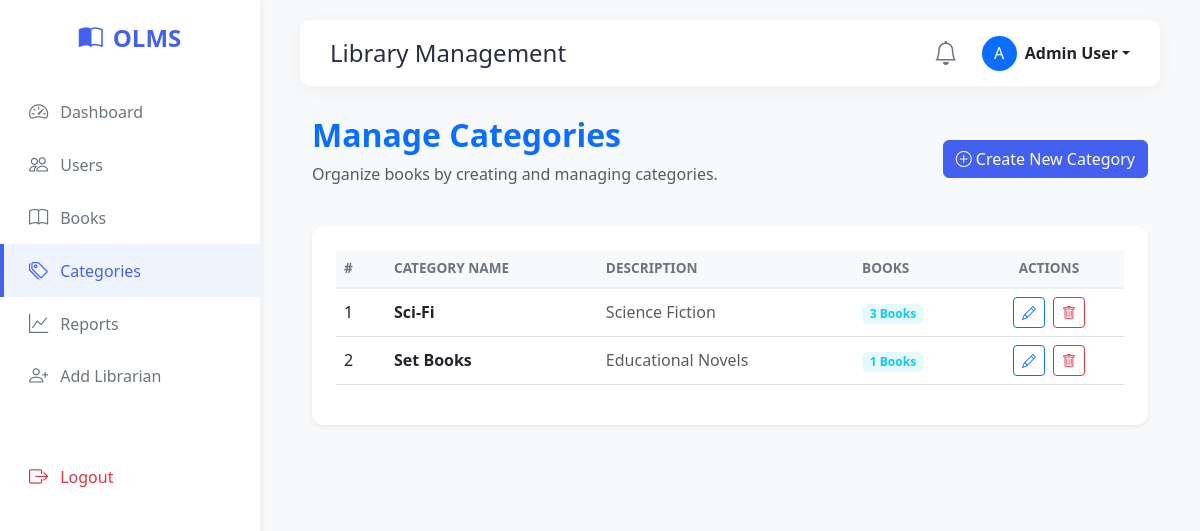
Before: /manage_categories.php (signed in) with the older database file.
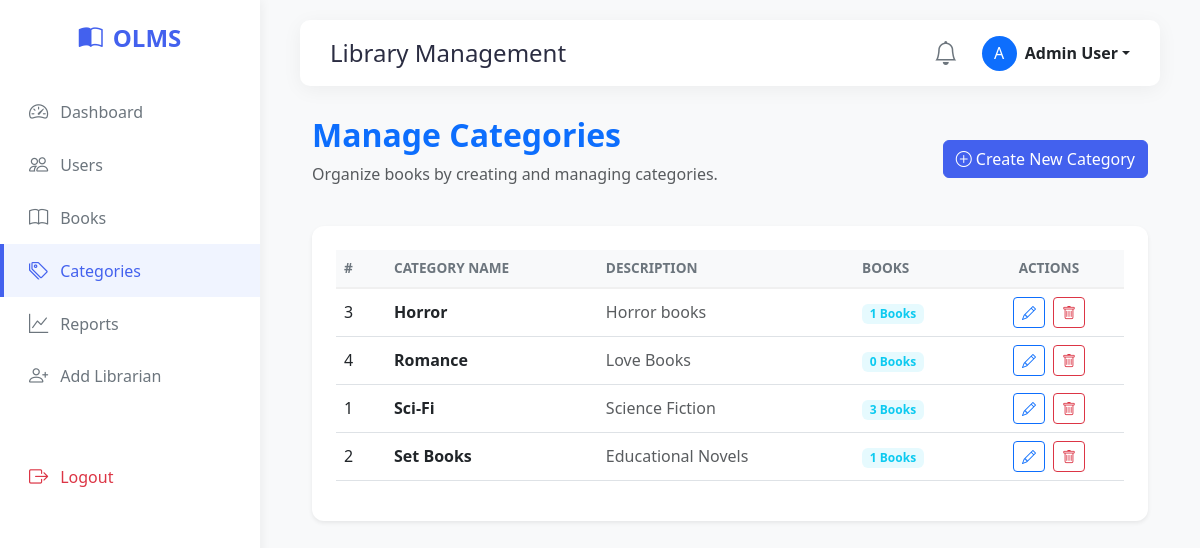
After: the same page with the newer database file.
### tables this page shows
CREATE TABLE `categories` (
  `id` int(11) NOT NULL,
  `name` varchar(255) NOT NULL,
  `description` text NOT NULL,
  `created_at` timestamp NOT NULL DEFAULT current_timestamp()
);

### manage_categories.php (the view, shortened to what this page needs)
<?php
include 'includes/header.php';
$sql = "SELECT categories.*, (SELECT COUNT(*) FROM books WHERE books.category_id = categories.id) as book_count
        FROM categories ORDER BY name ASC";
$result = $conn->query($sql);
?>
<div class="container-fluid fade-in">
    <div class="d-flex justify-content-between align-items-center mb-4">
        <div>
            <h2 class="fw-bold text-primary">Manage Categories</h2>
            <p class="text-muted">Organize books by creating and managing categories.</p>
        </div>
        <div>
            <a href="create_category.php" class="btn btn-primary"><i class="bi bi-plus-circle"></i> Create New Category</a>
        </div>
    </div>
    <div class="card p-4 shadow-sm border-0">
        <div class="table-responsive">
            <table class="table table-hover align-middle">
                <thead class="table-light">
                    <tr>
                        <th width="50">#</th>
                        <th>Category Name</th>
                        <th>Description</th>
                        <th width="120">Books</th>
                        <th width="150" class="text-center">Actions</th>
                    </tr>
                </thead>
                <tbody>
                    <?php if ($result->num_rows > 0): ?>
                        <?php while ($row = $result->fetch_assoc()): ?>
                            <tr>
                                <td><?= $row['id'] ?></td>
                                <td class="fw-bold"><?= htmlspecialchars($row['name']) ?></td>
                                <td class="text-muted"><?= htmlspecialchars($row['description']) ?></td>
                                <td>
                                    <span class="badge bg-info bg-opacity-10 text-info fw-bold">
                                        <?= $row['book_count'] ?> Books
                                    </span>
                                </td>
                                <td>
                                    <div class="d-flex justify-content-center gap-2">
                                        <a href="edit_category.php?id=<?= $row['id'] ?>" class="btn btn-sm btn-outline-primary" title="Edit">
                                            <i class="bi bi-pencil"></i>
                                        </a>
                                        <a href="manage_categories.php?delete_id=<?= $row['id'] ?>" class="btn btn-sm btn-outline-danger" title="Delete" onclick="return confirm('Are you sure you want to delete this category?');">
                                            <i class="bi bi-trash"></i>
                                        </a>
                                    </div>
                                </td>
                            </tr>
                        <?php endwhile; ?>
                    <?php endif; ?>
                </tbody>
            </table>
        </div>
    </div>
</div>
<?php include 'includes/footer.php'; ?>

Changed rows visible on the page:
added categories: id "3", name "Horror", description "Horror books", book_count "1"
added categories: id "4", name "Romance", description "Love Books", book_count "0"
